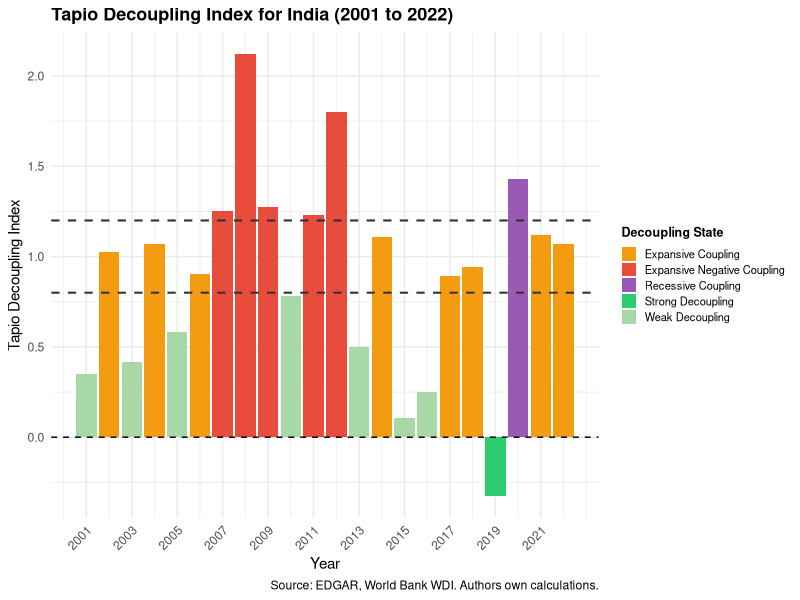

Here is the R script that generated this plot:
## ---- chunk 1
#| label: tbl-tapio
#| tbl-cap: "Tapio Decoupling Index Results for India (2001 to 2022)"
#| echo: false
#| warning: false
#| message: false

library(tidyverse)
library(knitr)

# Load data
panel_data <- read_csv(here::here("data/processed/panel_data.csv"))

# Calculate Tapio index
tapio_data <- panel_data %>%
  arrange(year) %>%
  mutate(
    pct_change_co2 = (co2_total - lag(co2_total)) / lag(co2_total),
    pct_change_gdp = (gdp - lag(gdp)) / gdp,
    tapio_index = pct_change_co2 / pct_change_gdp
  ) %>%
  filter(!is.na(tapio_index)) %>%
  mutate(
    decoupling_state = case_when(
      pct_change_gdp > 0 & tapio_index < 0 ~ "Strong Decoupling",
      pct_change_gdp > 0 & tapio_index >= 0 & tapio_index < 0.8 ~ "Weak Decoupling",
      pct_change_gdp > 0 & tapio_index >= 0.8 & tapio_index < 1.2 ~ "Expansive Coupling",
      pct_change_gdp > 0 & tapio_index >= 1.2 ~ "Expansive Negative Coupling",
      pct_change_gdp < 0 & tapio_index > 0 ~ "Recessive Coupling",
      pct_change_gdp < 0 & tapio_index < 0 ~ "Recessive Decoupling",
      TRUE ~ "Undefined"
    )
  )

# Display table
tapio_table <- tapio_data %>%
  select(year, tapio_index, decoupling_state) %>%
  mutate(tapio_index = round(tapio_index, 3)) %>%
  rename(
    Year = year,
    `Tapio Index` = tapio_index,
    `Decoupling State` = decoupling_state
  )

kable(tapio_table, align = "c")
## ---- chunk 2
#| label: fig-tapio
#| fig-cap: "Tapio Decoupling Index for India (2001 to 2022)"
#| echo: false
#| warning: false
#| message: false

library(tidyverse)

# Load processed panel data
panel_data <- read_csv(here::here("data/processed/panel_data.csv"))

# Calculate Tapio index
tapio_data <- panel_data %>%
  arrange(year) %>%
  mutate(
    pct_change_co2 = (co2_total - lag(co2_total)) / lag(co2_total),
    pct_change_gdp = (gdp - lag(gdp)) / gdp,
    tapio_index = pct_change_co2 / pct_change_gdp
  ) %>%
  filter(!is.na(tapio_index)) %>%
  mutate(
    decoupling_state = case_when(
      pct_change_gdp > 0 & tapio_index < 0 ~ "Strong Decoupling",
      pct_change_gdp > 0 & tapio_index >= 0 & tapio_index < 0.8 ~ "Weak Decoupling",
      pct_change_gdp > 0 & tapio_index >= 0.8 & tapio_index < 1.2 ~ "Expansive Coupling",
      pct_change_gdp > 0 & tapio_index >= 1.2 ~ "Expansive Negative Coupling",
      pct_change_gdp < 0 & tapio_index > 0 ~ "Recessive Coupling",
      pct_change_gdp < 0 & tapio_index < 0 ~ "Recessive Decoupling",
      TRUE ~ "Undefined"
    )
  )

# Define colours
state_colours <- c(
  "Strong Decoupling"           = "#2ecc71",
  "Weak Decoupling"             = "#a8d8a8",
  "Expansive Coupling"          = "#f39c12",
  "Expansive Negative Coupling" = "#e74c3c",
  "Recessive Coupling"          = "#9b59b6"
)

# Plot
ggplot(tapio_data, aes(x = year, y = tapio_index, fill = decoupling_state)) +
  geom_col() +
  geom_hline(yintercept = 0, linetype = "dashed", color = "black") +
  geom_hline(yintercept = 0.8, linetype = "dashed", color = "gray20", linewidth = 0.7) +
  geom_hline(yintercept = 1.2, linetype = "dashed", color = "gray20", linewidth = 0.7) +
  scale_fill_manual(values = state_colours) +
  scale_x_continuous(breaks = seq(2001, 2022, by = 2)) +
  labs(
    title = "Tapio Decoupling Index for India (2001 to 2022)",
    x = "Year",
    y = "Tapio Decoupling Index",
    fill = "Decoupling State",
    caption = "Source: EDGAR, World Bank WDI. Authors own calculations."
  ) +
  theme_minimal() +
  theme(
    plot.title = element_text(face = "bold", size = 13),
    legend.position = "right",
    legend.text = element_text(size = 8),
    legend.key.size = unit(0.4, "cm"),
    legend.title = element_text(size = 9, face = "bold"),
    axis.text.x = element_text(angle = 45, hjust = 1)
  )
